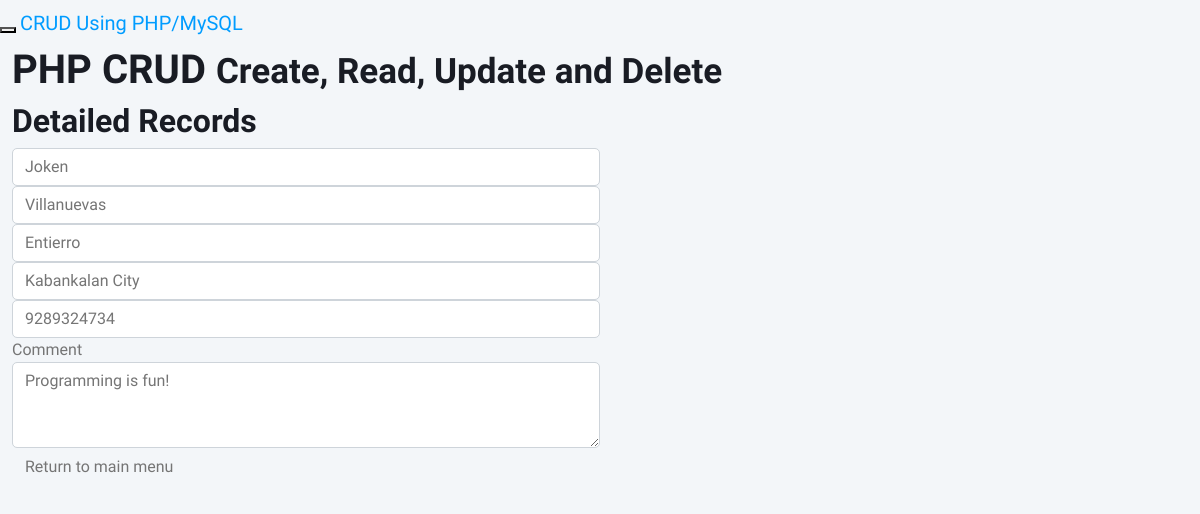
The app's page /admin/searchfrm.php?id=1 with its own data.
### tables this page shows
CREATE TABLE IF NOT EXISTS `people` (
  `people_id` int(11) NOT NULL AUTO_INCREMENT,
  `first_name` varchar(30) NOT NULL,
  `last_name` varchar(30) NOT NULL,
  `mid_name` varchar(30) NOT NULL,
  `address` varchar(30) NOT NULL,
  `contact` varchar(30) NOT NULL,
  `comment` text NOT NULL,
  PRIMARY KEY (`people_id`)
);

### admin/searchfrm.php (the view, shortened to what this page needs)
<?php
       include('connection.php');
       include('header.php');
        ?>
<body>
    <div id="wrapper">
        <nav class="navbar navbar-inverse navbar-fixed-top" role="navigation">
            <div class="navbar-header">
                <button type="button" class="navbar-toggle" data-toggle="collapse" data-target=".navbar-ex1-collapse">
                </button>
                <a class="navbar-brand" href="index.php">CRUD Using PHP/MySQL</a>
            </div>
        </nav>
        <div id="page-wrapper">
            <div class="container-fluid">
                <div class="row">
                    <div class="col-lg-12">
                        <h1 class="page-header">
                           PHP CRUD <small>Create, Read, Update and Delete</small>
                        </h1>
                    </div>
                </div>
<?php
$query = 'SELECT * FROM people
              WHERE
              people_id ='.$_GET['id'];
            $result = mysqli_query($db, $query) or die(mysqli_error($db));
              while($row = mysqli_fetch_array($result))
              {
                $i= $row['first_name'];
                $a=$row['last_name'];
                $b=$row['mid_name'];
                $c=$row['address'];
                $d=$row['contact'];
                $e=$row['comment'];
              }
?>
             <div class="col-lg-12">
                  <h2>Detailed Records</h2>
                      <div class="col-lg-6">
                        <form role="form" method="post" action="index.php">
                            <div class="form-group">
                              <input class="form-control" placeholder="First Name" name="firstname" value="<?php echo $i; ?>">
                            </div>
                            <div class="form-group">
                              <input class="form-control" placeholder="Last Name" name="lastname" value="<?php echo $a; ?>">
                            </div>
                            <div class="form-group">
                              <input class="form-control" placeholder="Middle Name" name="Middlename" value="<?php echo $b; ?>">
                            </div>
                            <div class="form-group">
                              <input class="form-control" placeholder="Address" name="Address" value="<?php echo $c; ?>">
                            </div>
                            <div class="form-group">
                              <input class="form-control" placeholder="Contact" name="Contact" value="<?php echo $d; ?>">
                            </div>
                            <div class="form-group">
                             <label>Comment</label>
                              <textarea class="form-control" rows="3"  name="comment"><?php echo $e; ?></textarea>
                            </div>
                            <button type="submit" class="btn btn-default">Return to main menu</button>
                      </form>
                    </div>
                </div>
            </div>
        </div>
    </div>
</body>
</html>

### admin/css/style.css (style rules this page uses)
.btn { transition: .5s; }

### records on screen
people: firstname "Joken", lastname "Villanuevas", Middlename "Entierro", Address "Kabankalan City", Contact "9289324734", comment "Programming is fun!"
